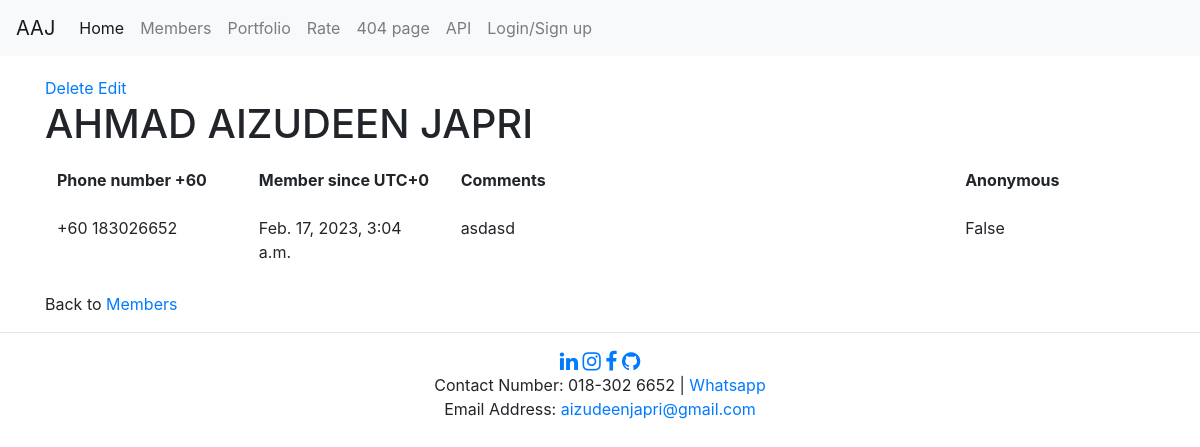
Page /members/details/12 on the committed database.
### members/models.py (models this page shows, shortened)
class Member(models.Model):
    firstname = models.CharField(max_length=255)
    lastname = models.CharField(max_length=255)
    phone = models.IntegerField(null=True, blank=True)
    description = models.TextField(null=True, blank=True)
    updated = models.DateTimeField(auto_now=True)
    created = models.DateTimeField(auto_now_add=True)
    anonymous = models.BooleanField(default=True)
    class Meta:
        ordering = ['-updated', '-created']

### members/views.py (the view)
# urls.py: path('members/details/<int:id>', views.details, name='details'),
def details(request, id):
    mymember = Member.objects.get(id=id)
    template = loader.get_template('details.html')
    context = {'mymember': mymember,}
    return HttpResponse(template.render(context, request))

### members/templates/details.html
{% extends 'navbar.html' %}
{% block content %}
<div class="container" style="margin-top: 20px;">
    <a href="{% url 'delete' id=mymember.id %}">Delete</a>
    <a href="{% url 'edit' id=mymember.id%}">Edit</a>
<h1>{{ mymember.firstname }} {{ mymember.lastname }}</h1>
<table class="table table-borderless table-hover">
<tr>
    <th class="col-2">Phone number +60</th>
    <th class="col-2">Member since UTC+0</th>
    <th class="col-5">Comments</th>
    <th class="col-1">Anonymous</th>
</tr>
<tr>
    {% if mymember.anonymous %}
    <td class="col-2" style="text-align-last: center;"> <i> {{ mymember.firstname }} does not want to share phone number </i></td>
    {% else %}
    {% if mymember.phone %}
    <td class="col-2">+60 {{ mymember.phone }}</td>
    {% else %}
    <td class="col-2" style="text-align-last: center;"><i> This user did not share phone number. </i> </td>
    {% endif %}
    {% endif %}
    <td class="col-2">{{ mymember.created }}</td>
    {% if mymember.description %}
    <td class="col-5">{{ mymember.description }}</td>
    {% else %}
    <td class="col-5" style="text-align-last: center;"><i> This user did not make any comments. </i> </td>
    {% endif %}
    <td class="col-2">{{ mymember.anonymous }}</td>
</tr>
</table>
<p>Back to <a href="/members">Members</a></p>
</div>
{% include 'contact_details.html' %}
{% endblock %}

### rows in the picture
Member: firstname "AHMAD AIZUDEEN", lastname "JAPRI", phone "183026652", created "Feb. 17, 2023, 3:04 a.m.", description "asdasd", anonymous "False"
